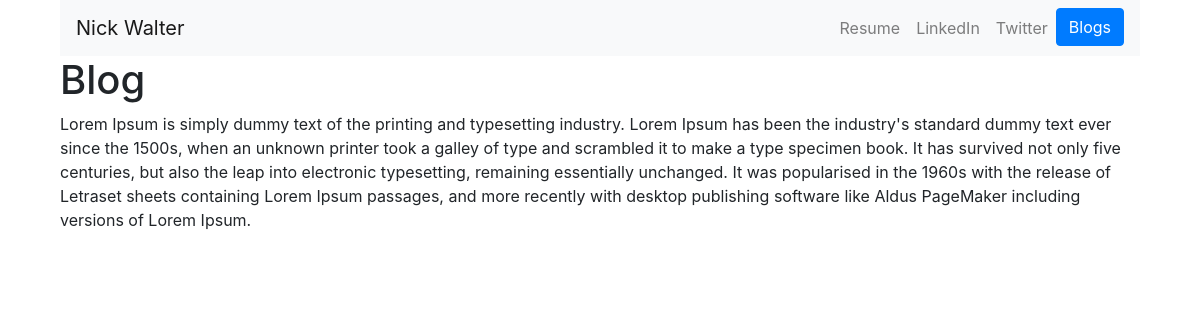
Page /blog/1/ on the committed database.
### blog/models.py (models this page shows, shortened)
class Blog(models.Model):
    title = models.CharField(max_length=200)
    description = models.TextField()
    date = models.DateField()

### blog/views.py (the view)
# urls.py: path('<int:blog_id>/', views.detail, name='detail'),
def detail(request, blog_id):
    blog = get_object_or_404(Blog, pk=blog_id)
    return render(request, 'blog/detail.html', {'blog': blog})

### blog/templates/blog/detail.html
{% extends 'portfolio/base.html' %}
{% block content %}
<h1>{{ blog.title }}</h1>
<p>{{  blog.description|safe }}</p>
{% endblock %}

### rows in the picture
Blog: title "Blog", description "Lorem Ipsum is simply dummy text of the printing and typesetting industry. Lorem Ipsum has been the industry's standard dummy text ever since the 1500s, when an unknown printer took a galley of type and scrambled it to make a type specimen book. It has survived not only five centuries, but also the leap into electronic typesetting, remaining essentially unchanged. It was popularised in the 1960s with the release of Letraset sheets containing Lorem Ipsum passages, and more recently with desktop publishing software like Aldus PageMaker including versions of Lorem Ipsum."
